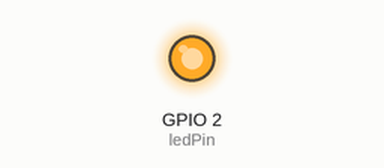
Recording of a sketch running on a simulated ESP8266 (NodeMCU). Shown: output pins drawn as LEDs (lit = HIGH). WiFi joins after 1.5 s; servers stay silent unless stated; what the sketch prints to the serial monitor is not drawn.

Above: at 1.6 s.
At 40.3 s:
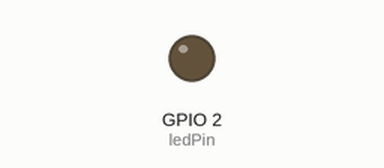
Timing chart, 0 to 41.5 s (numbered marks = the images above):
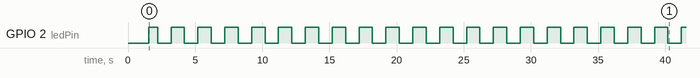

Measured:
- by itself, GPIO 2 (ledPin): repeats every 2.0 s: LOW 1.0 s, HIGH 1.0 s

The sketch:

station_bare_02.ino
```cpp
//====== 620828 - ESP8266 to ESP8266 [P2P] ======
//====== Rqs. AJP 620827  CP. PK_LAB 2019  ======
//====== File 2/2  :  station_bare_02.ino  ======

#include <ESP8266WiFi.h>
IPAddress server(192,168,4,15);
WiFiClient client;

byte ledPin = 2;
char ssid[] = "pk_007";           // SSID of your AP
char pass[] = "12345678";         // password of your AP

void setup() {
  Serial.begin(9600);
  Serial.println();
  Serial.println("station_bare_01.ino");

  WiFi.mode(WIFI_STA);
  WiFi.begin(ssid, pass);           // connects to the WiFi AP
  Serial.println();
  Serial.println("Connection to the AP");
  while (WiFi.status() != WL_CONNECTED) {
    digitalWrite(ledPin, LOW);delay(250);
    Serial.print(".");
    digitalWrite(ledPin, HIGH);delay(250);
  }
  Serial.println("Connected");
  Serial.print("LocalIP:"); Serial.println(WiFi.localIP());
  Serial.println("MAC:" + WiFi.macAddress());
  Serial.print("Gateway:"); Serial.println(WiFi.gatewayIP());
  Serial.print("AP MAC:"); Serial.println(WiFi.BSSIDstr());
  pinMode(ledPin, OUTPUT);
}

String msg="";      // *** OK use it
String answer="";   // *** OK use it

void loop() {
  Commu_sb();
}

void Commu_sb(){
  //======================================
  if (Serial.available()) {
  msg=Serial.readString();  }
  //======================================
  if(millis()%2000==0){  // Rqs. Time SYNC [2 Sec]
  client.connect(server, 80);
  digitalWrite(ledPin, LOW);
  Serial.println("*******************************[My SB.]");
  Serial.print(" OUT > ");
  Serial.println(msg);
  client.print(msg+"\r");
  answer = client.readStringUntil('\r');
  Serial.println(" INP > " + answer);
  client.flush();
  digitalWrite(ledPin, HIGH);
  client.stop();
  }
}

//=================== Commu_sb || OK. =====================
```
